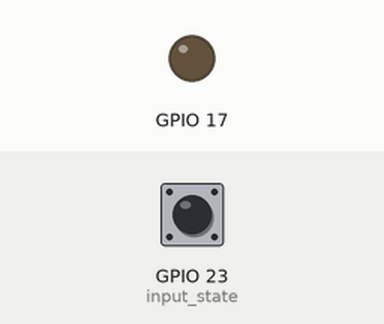
Simulated run of this program. Board: Raspberry Pi (BCM pin numbers). Parts: output pins drawn as LEDs (lit = HIGH). The inputs (shaded band) are chosen by the test bench; at power-on: GPIO 23 (input_state) HIGH. What the program prints to the terminal is not drawn.

Above: at 1.2 s.
1.3 s: GPIO 23 (input_state) pulled LOW for 0.15 s
At 1.37 s:
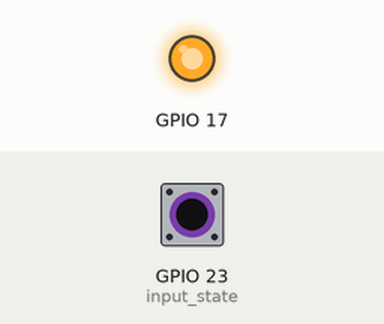
2.9 s: GPIO 23 (input_state) pulled LOW for 3.2 s
At 6.4 s:
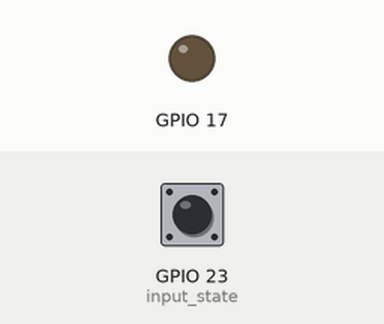
Timing chart, 0 to 7.9 s (numbered marks = the images above; inputs shaded):
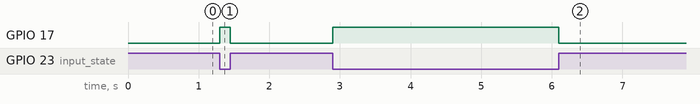

The program:

luis.py
```python
import RPi.GPIO as GPIO
import time
GPIO.setmode(GPIO.BCM)

try:
	GPIO.setup(17 , GPIO.OUT)
	GPIO.setup(23, GPIO.IN, pull_up_down=GPIO.PUD_UP)

	while True:
	    input_state = GPIO.input(23)
	    print input_state
	    if input_state == 1:
	       GPIO.output(17, GPIO.LOW)
	    else:
	      GPIO.output(17, GPIO.HIGH)
finally:
	GPIO.cleanup()
```

Measured:
- after the input at 1.3 s, GPIO 17: LOW → HIGH at once, → LOW 0.15 s later
- after the input at 2.9 s, GPIO 17: LOW → HIGH at once, → LOW 3.2 s later
